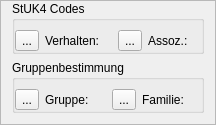
    <widget class="QFrame" name="frame_id_selections">
     <property name="sizePolicy">
      <sizepolicy hsizetype="MinimumExpanding" vsizetype="Preferred">
       <horstretch>0</horstretch>
       <verstretch>0</verstretch>
      </sizepolicy>
     </property>
     <property name="frameShape">
      <enum>QFrame::StyledPanel</enum>
     </property>
     <property name="frameShadow">
      <enum>QFrame::Raised</enum>
     </property>
     <layout class="QVBoxLayout" name="verticalLayout">
      <property name="topMargin">
       <number>0</number>
      </property>
      <item>
       <widget class="QGroupBox" name="groupbox_stuk4">
        <property name="title">
         <string>StUK4 Codes</string>
        </property>
        <property name="checkable">
         <bool>false</bool>
        </property>
        <property name="checked">
         <bool>false</bool>
        </property>
        <layout class="QHBoxLayout" name="horizontalLayout_16">
         <property name="leftMargin">
          <number>0</number>
         </property>
         <property name="rightMargin">
          <number>0</number>
         </property>
         <property name="bottomMargin">
          <number>0</number>
         </property>
         <item>
          <widget class="QToolButton" name="toolbutton_behaviour">
           <property name="text">
            <string>...</string>
           </property>
           <property name="icon">
            <iconset theme="preferences-system-privacy">
             <normaloff/>
            </iconset>
           </property>
          </widget>
         </item>
         <item>
          <widget class="QLabel" name="label_behaviour">
           <property name="sizePolicy">
            <sizepolicy hsizetype="Preferred" vsizetype="Preferred">
             <horstretch>2</horstretch>
             <verstretch>0</verstretch>
            </sizepolicy>
           </property>
           <property name="text">
            <string>Verhalten:</string>
           </property>
          </widget>
         </item>
         <item>
          <widget class="QLabel" name="text_behaviour">
           <property name="sizePolicy">
            <sizepolicy hsizetype="Preferred" vsizetype="Preferred">
             <horstretch>3</horstretch>
             <verstretch>0</verstretch>
            </sizepolicy>
           </property>
           <property name="text">
            <string/>
           </property>
          </widget>
         </item>
         <item>
          <widget class="QToolButton" name="toolbutton_associations">
           <property name="text">
            <string>...</string>
           </property>
           <property name="icon">
            <iconset theme="preferences-system-privacy">
             <normaloff/>
            </iconset>
           </property>
          </widget>
         </item>
         <item>
          <widget class="QLabel" name="label_associations">
           <property name="sizePolicy">
            <sizepolicy hsizetype="Preferred" vsizetype="Preferred">
             <horstretch>2</horstretch>
             <verstretch>0</verstretch>
            </sizepolicy>
           </property>
           <property name="text">
            <string>Assoz.:</string>
           </property>
          </widget>
         </item>
         <item>
          <widget class="QLabel" name="text_associations">
           <property name="sizePolicy">
            <sizepolicy hsizetype="Preferred" vsizetype="Preferred">
             <horstretch>3</horstretch>
             <verstretch>0</verstretch>
            </sizepolicy>
           </property>
           <property name="text">
            <string/>
           </property>
          </widget>
         </item>
        </layout>
       </widget>
      </item>
      <item>
       <widget class="QGroupBox" name="groupbox_group_ids">
        <property name="title">
         <string>Gruppenbestimmung</string>
        </property>
        <property name="checkable">
         <bool>false</bool>
        </property>
        <property name="checked">
         <bool>false</bool>
        </property>
        <layout class="QHBoxLayout" name="horizontalLayout_9">
         <property name="leftMargin">
          <number>0</number>
         </property>
         <property name="rightMargin">
          <number>0</number>
         </property>
         <property name="bottomMargin">
          <number>0</number>
         </property>
         <item>
          <widget class="QToolButton" name="toolbutton_group">
           <property name="text">
            <string>...</string>
           </property>
           <property name="icon">
            <iconset theme="accessories-text-editor">
             <normaloff/>
            </iconset>
           </property>
          </widget>
         </item>
         <item>
          <widget class="QLabel" name="label_group">
           <property name="sizePolicy">
            <sizepolicy hsizetype="Preferred" vsizetype="Preferred">
             <horstretch>2</horstretch>
             <verstretch>0</verstretch>
            </sizepolicy>
           </property>
           <property name="text">
            <string>Gruppe:</string>
           </property>
          </widget>
         </item>
         <item>
          <widget class="QLabel" name="text_group">
           <property name="sizePolicy">
            <sizepolicy hsizetype="Preferred" vsizetype="Preferred">
             <horstretch>3</horstretch>
             <verstretch>0</verstretch>
            </sizepolicy>
           </property>
           <property name="text">
            <string/>
           </property>
          </widget>
         </item>
         <item>
          <widget class="QToolButton" name="toolbutton_family">
           <property name="text">
            <string>...</string>
           </property>
           <property name="icon">
            <iconset theme="accessories-text-editor">
             <normaloff/>
            </iconset>
           </property>
          </widget>
         </item>
         <item>
          <widget class="QLabel" name="label_family">
           <property name="sizePolicy">
            <sizepolicy hsizetype="Preferred" vsizetype="Preferred">
             <horstretch>2</horstretch>
             <verstretch>0</verstretch>
            </sizepolicy>
           </property>
           <property name="text">
            <string>Familie:</string>
           </property>
          </widget>
         </item>
         <item>
          <widget class="QLabel" name="text_family">
           <property name="sizePolicy">
            <sizepolicy hsizetype="Preferred" vsizetype="Preferred">
             <horstretch>3</horstretch>
             <verstretch>0</verstretch>
            </sizepolicy>
           </property>
           <property name="text">
            <string/>
           </property>
          </widget>
         </item>
        </layout>
       </widget>
      </item>
     </layout>
    </widget>
